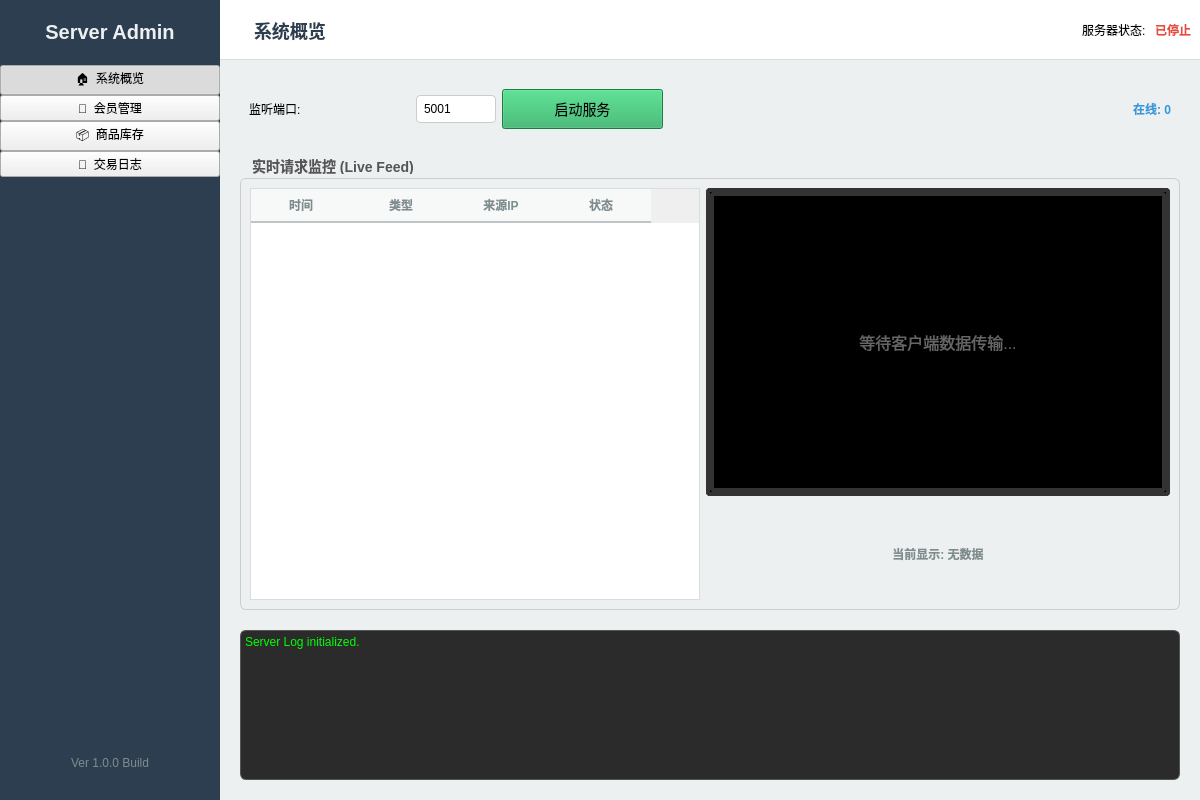
<?xml version="1.0" encoding="UTF-8"?>
<ui version="4.0">
 <class>MainWindow</class>
 <widget class="QMainWindow" name="MainWindow">
  <property name="geometry">
   <rect>
    <x>0</x>
    <y>0</y>
    <width>1200</width>
    <height>800</height>
   </rect>
  </property>
  <property name="windowTitle">
   <string>无人超市 - 后端管理控制台</string>
  </property>
  <property name="styleSheet">
   <string notr="true">/* 全局样式 */
QMainWindow {
    background-color: #ecf0f1;
}

/* 侧边栏样式 */
QWidget#frame_sidebar {
    background-color: #2c3e50;
    border: none;
}
QLabel#label_logo {
    color: #ecf0f1;
    font-family: &quot;Microsoft YaHei&quot;;
    font-weight: bold;
    font-size: 20px;
    padding: 20px;
    border-bottom: 1px solid #34495e;
}

/* 侧边栏按钮 */
QPushButton.sidebar_btn {
    background-color: transparent;
    color: #bdc3c7;
    border: none;
    padding: 15px 30px;
    text-align: left;
    font-size: 14px;
    font-family: &quot;Microsoft YaHei&quot;;
}
QPushButton.sidebar_btn:hover {
    background-color: #34495e;
    color: #ffffff;
    border-left: 4px solid #1abc9c;
}
QPushButton.sidebar_btn:checked {
    background-color: #34495e;
    color: #ffffff;
    border-left: 4px solid #1abc9c;
}

/* 顶部标题栏 */
QWidget#frame_header {
    background-color: #ffffff;
    border-bottom: 1px solid #dcdcdc;
}
QLabel#label_current_page {
    font-size: 18px;
    color: #2c3e50;
    font-weight: bold;
    margin-left: 20px;
}

/* 内容区卡片 */
QFrame.card {
    background-color: #ffffff;
    border-radius: 8px;
    border: 1px solid #e0e0e0;
}

/* 功能按钮通用样式 */
QPushButton.action_btn {
    background-color: #3498db;
    color: white;
    border-radius: 4px;
    padding: 6px 15px;
    font-weight: bold;
}
QPushButton.action_btn:hover {
    background-color: #2980b9;
}
QPushButton#btn_server_switch {
    background-color: #27ae60;
    font-size: 14px;
    padding: 8px 20px;
}
QPushButton#btn_server_switch:checked {
    background-color: #e74c3c;
}

/* 表格样式 */
QTableWidget {
    background-color: #ffffff;
    border: 1px solid #dcdcdc;
    gridline-color: #ecf0f1;
    selection-background-color: #3498db;
}
QHeaderView::section {
    background-color: #f7f9f9;
    padding: 5px;
    border: none;
    border-bottom: 2px solid #bdc3c7;
    color: #7f8c8d;
    font-weight: bold;
}

/* 输入框通用样式 */
QLineEdit {
    border: 1px solid #ccc;
    border-radius: 4px;
    padding: 5px;
    background-color: #fff;
}
QLineEdit:focus {
    border: 1px solid #3498db;
}

/* 日志框 */
QTextEdit#textEdit_log {
    background-color: #2b2b2b;
    color: #00ff00;
    font-family: &quot;Consolas&quot;;
    border-radius: 6px;
    border: 1px solid #555;
}</string>
  </property>
  <widget class="QWidget" name="centralwidget">
   <layout class="QHBoxLayout" name="horizontalLayout_Main">
    <property name="spacing">
     <number>0</number>
    </property>
    <property name="leftMargin">
     <number>0</number>
    </property>
    <property name="topMargin">
     <number>0</number>
    </property>
    <property name="rightMargin">
     <number>0</number>
    </property>
    <property name="bottomMargin">
     <number>0</number>
    </property>
    <item>
     <widget class="QWidget" name="frame_sidebar" native="true">
      <property name="minimumSize">
       <size>
        <width>220</width>
        <height>0</height>
       </size>
      </property>
      <property name="maximumSize">
       <size>
        <width>220</width>
        <height>16777215</height>
       </size>
      </property>
      <layout class="QVBoxLayout" name="verticalLayout_Sidebar">
       <property name="spacing">
        <number>0</number>
       </property>
       <property name="leftMargin">
        <number>0</number>
       </property>
       <property name="topMargin">
        <number>0</number>
       </property>
       <property name="rightMargin">
        <number>0</number>
       </property>
       <property name="bottomMargin">
        <number>20</number>
       </property>
       <item>
        <widget class="QLabel" name="label_logo">
         <property name="text">
          <string>Server Admin</string>
         </property>
         <property name="alignment">
          <set>Qt::AlignCenter</set>
         </property>
        </widget>
       </item>
       <item>
        <widget class="QPushButton" name="btn_nav_home">
         <property name="text">
          <string>🏠  系统概览</string>
         </property>
         <property name="checkable">
          <bool>true</bool>
         </property>
         <property name="checked">
          <bool>true</bool>
         </property>
         <property name="autoExclusive">
          <bool>true</bool>
         </property>
         <property name="class" stdset="0">
          <string>sidebar_btn</string>
         </property>
        </widget>
       </item>
       <item>
        <widget class="QPushButton" name="btn_nav_users">
         <property name="text">
          <string>👥  会员管理</string>
         </property>
         <property name="checkable">
          <bool>true</bool>
         </property>
         <property name="autoExclusive">
          <bool>true</bool>
         </property>
         <property name="class" stdset="0">
          <string>sidebar_btn</string>
         </property>
        </widget>
       </item>
       <item>
        <widget class="QPushButton" name="btn_nav_products">
         <property name="text">
          <string>📦  商品库存</string>
         </property>
         <property name="checkable">
          <bool>true</bool>
         </property>
         <property name="autoExclusive">
          <bool>true</bool>
         </property>
         <property name="class" stdset="0">
          <string>sidebar_btn</string>
         </property>
        </widget>
       </item>
       <item>
        <widget class="QPushButton" name="btn_nav_logs">
         <property name="text">
          <string>📝  交易日志</string>
         </property>
         <property name="checkable">
          <bool>true</bool>
         </property>
         <property name="autoExclusive">
          <bool>true</bool>
         </property>
         <property name="class" stdset="0">
          <string>sidebar_btn</string>
         </property>
        </widget>
       </item>
       <item>
        <spacer name="verticalSpacer_Sidebar">
         <property name="orientation">
          <enum>Qt::Vertical</enum>
         </property>
         <property name="sizeHint" stdset="0">
          <size>
           <width>20</width>
           <height>40</height>
          </size>
         </property>
        </spacer>
       </item>
       <item>
        <widget class="QLabel" name="label_version">
         <property name="styleSheet">
          <string notr="true">color: #7f8c8d; padding: 10px; font-size: 12px;</string>
         </property>
         <property name="text">
          <string>Ver 1.0.0 Build</string>
         </property>
         <property name="alignment">
          <set>Qt::AlignCenter</set>
         </property>
        </widget>
       </item>
      </layout>
     </widget>
    </item>
    <item>
     <layout class="QVBoxLayout" name="verticalLayout_Content">
      <property name="spacing">
       <number>0</number>
      </property>
      <item>
       <widget class="QWidget" name="frame_header" native="true">
        <property name="minimumSize">
         <size>
          <width>0</width>
          <height>60</height>
         </size>
        </property>
        <layout class="QHBoxLayout" name="horizontalLayout_Header">
         <item>
          <widget class="QLabel" name="label_current_page">
           <property name="text">
            <string>系统概览</string>
           </property>
          </widget>
         </item>
         <item>
          <spacer name="horizontalSpacer_Header">
           <property name="orientation">
            <enum>Qt::Horizontal</enum>
           </property>
           <property name="sizeHint" stdset="0">
            <size>
             <width>40</width>
             <height>20</height>
            </size>
           </property>
          </spacer>
         </item>
         <item>
          <widget class="QLabel" name="label_status_indicator">
           <property name="text">
            <string>服务器状态: </string>
           </property>
          </widget>
         </item>
         <item>
          <widget class="QLabel" name="label_status_val">
           <property name="styleSheet">
            <string notr="true">color: #e74c3c; font-weight: bold;</string>
           </property>
           <property name="text">
            <string>已停止</string>
           </property>
          </widget>
         </item>
        </layout>
       </widget>
      </item>
      <item>
       <widget class="QStackedWidget" name="stackedWidget_Content">
        <property name="currentIndex">
         <number>0</number>
        </property>
        <widget class="QWidget" name="page_home">
         <layout class="QVBoxLayout" name="verticalLayout_Home">
          <property name="spacing">
           <number>20</number>
          </property>
          <property name="leftMargin">
           <number>20</number>
          </property>
          <property name="topMargin">
           <number>20</number>
          </property>
          <property name="rightMargin">
           <number>20</number>
          </property>
          <property name="bottomMargin">
           <number>20</number>
          </property>
          <item>
           <layout class="QHBoxLayout" name="horizontalLayout_TopBar">
            <item>
             <widget class="QFrame" name="frame_control">
              <property name="class" stdset="0">
               <string>card</string>
              </property>
              <layout class="QHBoxLayout" name="horizontalLayout_Control">
               <item>
                <widget class="QLabel" name="label">
                 <property name="text">
                  <string>监听端口:</string>
                 </property>
                </widget>
               </item>
               <item>
                <widget class="QLineEdit" name="lineEdit_port">
                 <property name="maximumSize">
                  <size>
                   <width>80</width>
                   <height>16777215</height>
                  </size>
                 </property>
                 <property name="text">
                  <string>5001</string>
                 </property>
                </widget>
               </item>
               <item>
                <widget class="QPushButton" name="btn_server_switch">
                 <property name="text">
                  <string>启动服务</string>
                 </property>
                 <property name="checkable">
                  <bool>true</bool>
                 </property>
                </widget>
               </item>
              </layout>
             </widget>
            </item>
            <item>
             <spacer name="horizontalSpacer_Top">
              <property name="orientation">
               <enum>Qt::Horizontal</enum>
              </property>
              <property name="sizeHint" stdset="0">
               <size>
                <width>40</width>
                <height>20</height>
               </size>
              </property>
             </spacer>
            </item>
            <item>
             <widget class="QFrame" name="frame_stat_mini">
              <property name="class" stdset="0">
               <string>card</string>
              </property>
              <layout class="QHBoxLayout" name="horizontalLayout_StatMini">
               <item>
                <widget class="QLabel" name="label_stat_online">
                 <property name="styleSheet">
                  <string notr="true">color: #3498db; font-weight: bold;</string>
                 </property>
                 <property name="text">
                  <string>在线: 0</string>
                 </property>
                </widget>
               </item>
              </layout>
             </widget>
            </item>
           </layout>
          </item>
          <item>
           <widget class="QGroupBox" name="groupBox_Monitor">
            <property name="styleSheet">
             <string notr="true">QGroupBox { font-size: 14px; font-weight: bold; color: #555; border: 1px solid #ccc; border-radius: 6px; margin-top: 20px; } QGroupBox::title { subcontrol-origin: margin; subcontrol-position: top left; padding: 0 10px; }</string>
            </property>
            <property name="title">
             <string>实时请求监控 (Live Feed)</string>
            </property>
            <layout class="QHBoxLayout" name="horizontalLayout_Monitor">
             <item>
              <widget class="QTableWidget" name="table_monitor_events">
               <property name="minimumSize">
                <size>
                 <width>400</width>
                 <height>0</height>
                </size>
               </property>
               <property name="maximumSize">
                <size>
                 <width>450</width>
                 <height>16777215</height>
                </size>
               </property>
               <property name="selectionBehavior">
                <enum>QAbstractItemView::SelectRows</enum>
               </property>
               <column>
                <property name="text">
                 <string>时间</string>
                </property>
               </column>
               <column>
                <property name="text">
                 <string>类型</string>
                </property>
               </column>
               <column>
                <property name="text">
                 <string>来源IP</string>
                </property>
               </column>
               <column>
                <property name="text">
                 <string>状态</string>
                </property>
               </column>
              </widget>
             </item>
             <item>
              <layout class="QVBoxLayout" name="verticalLayout_ImageArea">
               <item>
                <widget class="QFrame" name="frame_image_container">
                 <property name="styleSheet">
                  <string notr="true">background-color: #000; border: 4px solid #333; border-radius: 4px;</string>
                 </property>
                 <layout class="QVBoxLayout" name="verticalLayout_ImgCenter">
                  <property name="spacing">
                   <number>0</number>
                  </property>
                  <property name="leftMargin">
                   <number>0</number>
                  </property>
                  <property name="topMargin">
                   <number>0</number>
                  </property>
                  <property name="rightMargin">
                   <number>0</number>
                  </property>
                  <property name="bottomMargin">
                   <number>0</number>
                  </property>
                  <item>
                   <widget class="QLabel" name="label_monitor_img">
                    <property name="minimumSize">
                     <size>
                      <width>0</width>
                      <height>300</height>
                     </size>
                    </property>
                    <property name="styleSheet">
                     <string notr="true">color: #666; font-size: 16px;</string>
                    </property>
                    <property name="text">
                     <string>等待客户端数据传输...</string>
                    </property>
                    <property name="alignment">
                     <set>Qt::AlignCenter</set>
                    </property>
                   </widget>
                  </item>
                 </layout>
                </widget>
               </item>
               <item>
                <widget class="QLabel" name="label_img_info">
                 <property name="styleSheet">
                  <string notr="true">color: #7f8c8d; font-weight: bold; margin-top: 5px;</string>
                 </property>
                 <property name="text">
                  <string>当前显示: 无数据</string>
                 </property>
                 <property name="alignment">
                  <set>Qt::AlignCenter</set>
                 </property>
                </widget>
               </item>
              </layout>
             </item>
            </layout>
           </widget>
          </item>
          <item>
           <widget class="QTextEdit" name="textEdit_log">
            <property name="maximumSize">
             <size>
              <width>16777215</width>
              <height>150</height>
             </size>
            </property>
            <property name="readOnly">
             <bool>true</bool>
            </property>
            <property name="html">
             <string>&lt;!DOCTYPE HTML PUBLIC &quot;-//W3C//DTD HTML 4.0//EN&quot; &quot;http://www.w3.org/TR/REC-html40/strict.dtd&quot;&gt;
&lt;html&gt;&lt;head&gt;&lt;meta name=&quot;qrichtext&quot; content=&quot;1&quot; /&gt;&lt;style type=&quot;text/css&quot;&gt;
p, li { white-space: pre-wrap; }
&lt;/style&gt;&lt;/head&gt;&lt;body style=&quot; font-family:'Consolas'; font-size:9pt; font-weight:400; font-style:normal;&quot;&gt;
&lt;p style=&quot; margin-top:0px; margin-bottom:0px; margin-left:0px; margin-right:0px; -qt-block-indent:0; text-indent:0px;&quot;&gt;Server Log initialized.&lt;/p&gt;&lt;/body&gt;&lt;/html&gt;</string>
            </property>
           </widget>
          </item>
         </layout>
        </widget>
        <widget class="QWidget" name="page_users">
         <layout class="QHBoxLayout" name="horizontalLayout_Users">
          <item>
           <layout class="QVBoxLayout" name="verticalLayout_UserList" stretch="0,0,0">
            <item>
             <layout class="QHBoxLayout" name="horizontalLayout_UserAction">
              <item>
               <widget class="QLineEdit" name="lineEdit_search_user">
                <property name="placeholderText">
                 <string>搜索姓名或ID...</string>
                </property>
               </widget>
              </item>
              <item>
               <widget class="QPushButton" name="btn_delete_user">
                <property name="text">
                 <string>删除</string>
                </property>
                <property name="class" stdset="0">
                 <string>action_btn</string>
                </property>
               </widget>
              </item>
             </layout>
            </item>
            <item>
             <widget class="QLineEdit" name="lineEdit"/>
            </item>
            <item>
             <widget class="QTableWidget" name="table_users">
              <property name="maximumSize">
               <size>
                <width>16777215</width>
                <height>800</height>
               </size>
              </property>
              <column>
               <property name="text">
                <string>卡号(UID)</string>
               </property>
              </column>
              <column>
               <property name="text">
                <string>姓名</string>
               </property>
              </column>
              <column>
               <property name="text">
                <string>部门</string>
               </property>
              </column>
              <column>
               <property name="text">
                <string>余额</string>
               </property>
              </column>
             </widget>
            </item>
           </layout>
          </item>
          <item>
           <widget class="QFrame" name="frame_UserDetail">
            <property name="minimumSize">
             <size>
              <width>280</width>
              <height>0</height>
             </size>
            </property>
            <property name="class" stdset="0">
             <string>card</string>
            </property>
            <layout class="QVBoxLayout" name="verticalLayout_UserDetail">
             <property name="spacing">
              <number>15</number>
             </property>
             <property name="leftMargin">
              <number>15</number>
             </property>
             <property name="topMargin">
              <number>15</number>
             </property>
             <property name="rightMargin">
              <number>15</number>
             </property>
             <property name="bottomMargin">
              <number>15</number>
             </property>
             <item>
              <widget class="QLabel" name="label_user_photo">
               <property name="minimumSize">
                <size>
                 <width>200</width>
                 <height>200</height>
                </size>
               </property>
               <property name="maximumSize">
                <size>
                 <width>16777215</width>
                 <height>200</height>
                </size>
               </property>
               <property name="styleSheet">
                <string notr="true">background-color: #f0f0f0; border: 2px dashed #bdc3c7; border-radius: 8px;</string>
               </property>
               <property name="text">
                <string>暂无照片</string>
               </property>
               <property name="alignment">
                <set>Qt::AlignCenter</set>
               </property>
              </widget>
             </item>
             <item>
              <widget class="QGroupBox" name="groupBox_EditUser">
               <property name="styleSheet">
                <string notr="true">QGroupBox { font-weight: bold; border: 1px solid #ddd; border-radius: 6px; margin-top: 10px; } QGroupBox::title { subcontrol-origin: margin; left: 10px; padding: 0 5px; }</string>
               </property>
               <property name="title">
                <string>👤 编辑 / 注册信息</string>
               </property>
               <layout class="QFormLayout" name="formLayout">
                <property name="verticalSpacing">
                 <number>10</number>
                </property>
                <item row="0" column="0">
                 <widget class="QLabel" name="label_name">
                  <property name="text">
                   <string>姓名:</string>
                  </property>
                 </widget>
                </item>
                <item row="0" column="1">
                 <widget class="QLineEdit" name="lineEdit_edit_name">
                  <property name="placeholderText">
                   <string>请输入姓名</string>
                  </property>
                 </widget>
                </item>
                <item row="1" column="0">
                 <widget class="QLabel" name="label_bal">
                  <property name="text">
                   <string>余额:</string>
                  </property>
                 </widget>
                </item>
                <item row="1" column="1">
                 <widget class="QLineEdit" name="lineEdit_edit_balance">
                  <property name="placeholderText">
                   <string>0.00</string>
                  </property>
                 </widget>
                </item>
                <item row="2" column="0">
                 <widget class="QLabel" name="label_card">
                  <property name="text">
                   <string>卡号:</string>
                  </property>
                 </widget>
                </item>
                <item row="2" column="1">
                 <widget class="QLineEdit" name="lineEdit_cardID">
                  <property name="placeholderText">
                   <string>刷卡获取ID</string>
                  </property>
                 </widget>
                </item>
                <item row="3" column="0" colspan="2">
                 <layout class="QHBoxLayout" name="horizontalLayout_EditBtns">
                  <item>
                   <widget class="QPushButton" name="btn_save_user">
                    <property name="text">
                     <string>注册新用户</string>
                    </property>
                    <property name="class" stdset="0">
                     <string>action_btn</string>
                    </property>
                   </widget>
                  </item>
                  <item>
                   <widget class="QPushButton" name="btn_update_user">
                    <property name="styleSheet">
                     <string notr="true">background-color: #f39c12; color: white; border-radius: 4px; padding: 6px;</string>
                    </property>
                    <property name="text">
                     <string>更新信息</string>
                    </property>
                   </widget>
                  </item>
                 </layout>
                </item>
               </layout>
              </widget>
             </item>
             <item>
              <widget class="QGroupBox" name="groupBox_Recharge">
               <property name="styleSheet">
                <string notr="true">QGroupBox { font-weight: bold; border: 1px solid #27ae60; border-radius: 6px; margin-top: 10px; } QGroupBox::title { subcontrol-origin: margin; left: 10px; padding: 0 5px; color: #27ae60; }</string>
               </property>
               <property name="title">
                <string>💰 快速充值</string>
               </property>
               <layout class="QVBoxLayout" name="verticalLayout_Recharge">
                <property name="spacing">
                 <number>10</number>
                </property>
                <item>
                 <layout class="QHBoxLayout" name="horizontalLayout_RechargeID">
                  <item>
                   <widget class="QLabel" name="label_rid">
                    <property name="text">
                     <string>卡号:</string>
                    </property>
                   </widget>
                  </item>
                  <item>
                   <widget class="QLineEdit" name="lineEdit_recharge_id">
                    <property name="placeholderText">
                     <string>输入ID或刷卡</string>
                    </property>
                   </widget>
                  </item>
                 </layout>
                </item>
                <item>
                 <layout class="QHBoxLayout" name="horizontalLayout_RechargeMoney">
                  <item>
                   <widget class="QLabel" name="label_rm">
                    <property name="text">
                     <string>金额:</string>
                    </property>
                   </widget>
                  </item>
                  <item>
                   <widget class="QLineEdit" name="lineEdit_MoneyAdd">
                    <property name="placeholderText">
                     <string>充值数额 (元)</string>
                    </property>
                   </widget>
                  </item>
                 </layout>
                </item>
                <item>
                 <widget class="QPushButton" name="btn_confirm_recharge">
                  <property name="minimumSize">
                   <size>
                    <width>0</width>
                    <height>35</height>
                   </size>
                  </property>
                  <property name="styleSheet">
                   <string notr="true">background-color: #27ae60; color: white; font-weight: bold; font-size: 14px; border-radius: 4px;</string>
                  </property>
                  <property name="text">
                   <string>确认充值</string>
                  </property>
                 </widget>
                </item>
               </layout>
              </widget>
             </item>
             <item>
              <spacer name="verticalSpacer_Right">
               <property name="orientation">
                <enum>Qt::Vertical</enum>
               </property>
               <property name="sizeHint" stdset="0">
                <size>
                 <width>20</width>
                 <height>40</height>
                </size>
               </property>
              </spacer>
             </item>
            </layout>
           </widget>
          </item>
         </layout>
        </widget>
        <widget class="QWidget" name="page_products">
         <layout class="QVBoxLayout" name="verticalLayout_Prod">
          <property name="spacing">
           <number>15</number>
          </property>
          <property name="leftMargin">
           <number>20</number>
          </property>
          <property name="topMargin">
           <number>20</number>
          </property>
          <property name="rightMargin">
           <number>20</number>
          </property>
          <property name="bottomMargin">
           <number>20</number>
          </property>
          <item>
           <layout class="QHBoxLayout" name="horizontalLayout_ProdTableActions">
            <item>
             <widget class="QPushButton" name="btn_refresh_product">
              <property name="styleSheet">
               <string notr="true">background-color: #27ae60;</string>
              </property>
              <property name="text">
               <string>⟳ 刷新列表</string>
              </property>
              <property name="class" stdset="0">
               <string>action_btn</string>
              </property>
             </widget>
            </item>
            <item>
             <widget class="QPushButton" name="btn_delete_product">
              <property name="styleSheet">
               <string notr="true">background-color: #e74c3c;</string>
              </property>
              <property name="text">
               <string>删除选中商品</string>
              </property>
              <property name="class" stdset="0">
               <string>action_btn</string>
              </property>
             </widget>
            </item>
            <item>
             <spacer name="horizontalSpacer_3">
              <property name="orientation">
               <enum>Qt::Horizontal</enum>
              </property>
              <property name="sizeHint" stdset="0">
               <size>
                <width>40</width>
                <height>20</height>
               </size>
              </property>
             </spacer>
            </item>
           </layout>
          </item>
          <item>
           <widget class="QGroupBox" name="groupBox_AddProduct">
            <property name="styleSheet">
             <string notr="true">QGroupBox { font-weight: bold; color: #555; border: 1px solid #ccc; border-radius: 6px; margin-top: 10px; } QGroupBox::title { subcontrol-origin: margin; subcontrol-position: top center; padding: 0 10px; }</string>
            </property>
            <property name="title">
             <string>✨ 录入新商品</string>
            </property>
            <layout class="QHBoxLayout" name="horizontalLayout_AddProd">
             <property name="spacing">
              <number>15</number>
             </property>
             <item>
              <widget class="QLabel" name="label_p_name">
               <property name="text">
                <string>名称:</string>
               </property>
              </widget>
             </item>
             <item>
              <widget class="QLineEdit" name="lineEdit_p_name">
               <property name="minimumSize">
                <size>
                 <width>150</width>
                 <height>0</height>
                </size>
               </property>
               <property name="placeholderText">
                <string>商品名称</string>
               </property>
              </widget>
             </item>
             <item>
              <widget class="QLabel" name="label_p_price">
               <property name="text">
                <string>单价(元):</string>
               </property>
              </widget>
             </item>
             <item>
              <widget class="QLineEdit" name="lineEdit_p_price">
               <property name="maximumSize">
                <size>
                 <width>100</width>
                 <height>16777215</height>
                </size>
               </property>
               <property name="placeholderText">
                <string>0.00</string>
               </property>
              </widget>
             </item>
             <item>
              <widget class="QLabel" name="label_p_stock">
               <property name="text">
                <string>初始库存:</string>
               </property>
              </widget>
             </item>
             <item>
              <widget class="QLineEdit" name="lineEdit_p_stock">
               <property name="maximumSize">
                <size>
                 <width>100</width>
                 <height>16777215</height>
                </size>
               </property>
               <property name="placeholderText">
                <string>0</string>
               </property>
              </widget>
             </item>
             <item>
              <widget class="QPushButton" name="btn_add_product">
               <property name="minimumSize">
                <size>
                 <width>100</width>
                 <height>0</height>
                </size>
               </property>
               <property name="text">
                <string>+ 确认添加</string>
               </property>
               <property name="class" stdset="0">
                <string>action_btn</string>
               </property>
              </widget>
             </item>
            </layout>
           </widget>
          </item>
          <item>
           <widget class="QTableWidget" name="table_products">
            <property name="selectionBehavior">
             <enum>QAbstractItemView::SelectRows</enum>
            </property>
            <column>
             <property name="text">
              <string>商品ID</string>
             </property>
            </column>
            <column>
             <property name="text">
              <string>商品名称</string>
             </property>
            </column>
            <column>
             <property name="text">
              <string>单价</string>
             </property>
            </column>
            <column>
             <property name="text">
              <string>库存</string>
             </property>
            </column>
           </widget>
          </item>
         </layout>
        </widget>
        <widget class="QWidget" name="page_logs">
         <layout class="QVBoxLayout" name="verticalLayout_Logs">
          <item>
           <widget class="QTableWidget" name="table_logs">
            <column>
             <property name="text">
              <string>时间</string>
             </property>
            </column>
            <column>
             <property name="text">
              <string>会员</string>
             </property>
            </column>
            <column>
             <property name="text">
              <string>交易内容</string>
             </property>
            </column>
            <column>
             <property name="text">
              <string>总额</string>
             </property>
            </column>
            <column>
             <property name="text">
              <string>结果</string>
             </property>
            </column>
           </widget>
          </item>
         </layout>
        </widget>
       </widget>
      </item>
     </layout>
    </item>
   </layout>
  </widget>
 </widget>
 <resources/>
 <connections/>
</ui>
